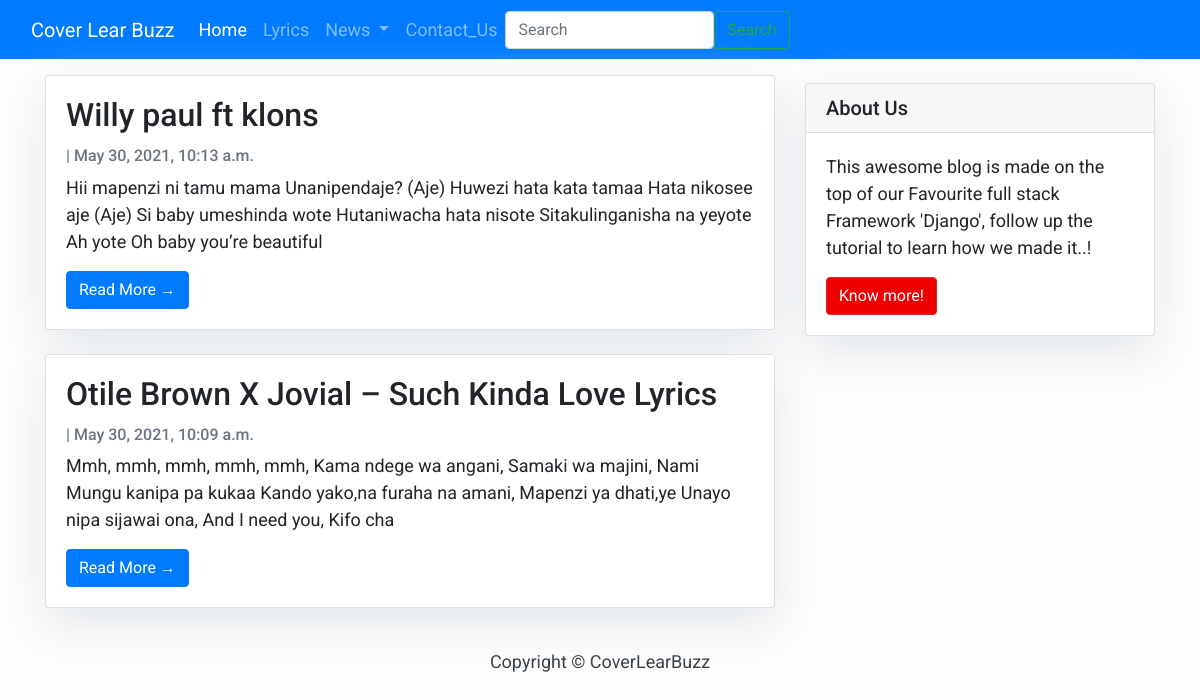
The page / on the database its author committed.
### lyricvideo/models.py (models this page shows, shortened)
class Post(models.Model):
       title=models.CharField(max_length=200, unique=True)
       slug = models.SlugField(max_length=200, unique=True)
       artist = models.ForeignKey(User, on_delete=models.CASCADE, related_name='blog_post')
       updated_on = models.DateTimeField
       content = models.TextField()
       created_on = models.DateTimeField(auto_now_add=True)
       status = models.IntegerField(choices=STATUS, default=0)
       class Meta:
           ordering = ['-created_on']

### lyricvideo/views.py (the view)
# urls.py: path('',views.PostList.as_view(), name='home'),
class PostList(generic.ListView):
    queryset = Post.objects.filter(status=1).order_by('-created_on')
    template_name = 'index.html'

### lyricvideo/templates/index.html (shortened to what this page needs)
{% extends "base.html" %}
{% block content %}
<div class="container">
    <div class="row">
        <div class="col-md-8 mt-3 left">
            {% for post in post_list %}
            <div class="card mb-4">
                <div class="card-body">
                    <h2 class="card-title">{{ post.title }}</h2>
                    <p class="card-text text-muted h6">{{ post.author }} | {{ post.created_on}} </p>
                    <p class="card-text">{{post.content|slice:":200" }}</p>
                    <a href="{% url 'post_detail' post.slug  %}" class="btn btn-primary">Read More &rarr;</a>
                </div>
            </div>
            {% endfor %}
        </div>
        {% block sidebar %} {% include 'sidebar.html' %} {% endblock sidebar %}
    </div>
</div>
{%endblock%}

### lyricvideo/templates/base.html (shortened to what this page needs)
<!DOCTYPE html>
<html>
<head>
    <link rel="stylesheet" href="https://maxcdn.bootstrapcdn.com/bootstrap/4.0.0/css/bootstrap.min.css"
/>
</head>
<body>
<nav class="navbar navbar-expand-lg navbar-dark bg-primary" id="mainNav">
    <div class="container-fluid">
           <a class="navbar-brand" href="{% url 'home' %}">Cover Lear Buzz </a>
        <div class="collapse navbar-collapse" id="navbarSupportedContent">
            <ul class="navbar-nav me-auto mb-2 mb-lg-0">
                <li class="nav-item">
                    <a class="nav-link active" aria-current="page" href="#">Home</a>
                </li>
                <li class="nav-item">
                    <a class="nav-link" href="#">Lyrics</a>
                </li>
                <li class="nav-item dropdown">
                    <a class="nav-link dropdown-toggle" href="#" id="navbarDropdown" role="button"
                       data-bs-toggle="dropdown" aria-expanded="false">
                        News
                    </a>
                </li>
                <li class="nav-item">
                    <a class="nav-link" href="#" tabindex="-1" >Contact_Us</a>
                </li>
            </ul>
            <form class="d-flex">
                <input class="form-control me-2" type="search" placeholder="Search" aria-label="Search">
                <button class="btn btn-outline-success" type="submit">Search</button>
            </form>
        </div>
    </div>
</nav>
{% block content %}{% endblock content %}
<footer class="py-3 bg-grey">
    <p class="m-0 text-dark text-center ">Copyright &copy; CoverLearBuzz</p>
</footer>
</body>
</html>

### lyricvideo/templates/sidebar.html (shortened to what this page needs)
{% block sidebar %}
<div class="col-md-4 float-right ">
<div class="card my-4">
        <h5 class="card-header">About Us</h5>
    <div class="card-body">
        <p class="card-text"> This awesome blog is made on the top of our Favourite full stack Framework 'Django', follow up the tutorial to learn how we made it..!</p>
        <a href="https://djangocentral.com/building-a-blog-application-with-django"
           class="btn btn-danger">Know more!</a>
    </div>
</div>
</div>
{% endblock sidebar %}

### lyricvideo/templates/base.html (style rules this page uses)
body { font-family: "Roboto", sans-serif; font-size: 17px; background-color: #fdfdfd; }
.btn-danger { color: #fff; background-color: #f00000; border-color: #dc281e; }

### lyricvideo/templates/index.html (style rules this page uses)
body { font-family: "Roboto", sans-serif; font-size: 18px; background-color: #fdfdfd; }
.card { box-shadow: 0 16px 48px #E3E7EB; }

### lyricvideo/templates/sidebar.html (style rules this page uses)
.card { box-shadow: 0 16px 48px #E3E7EB; }

### rows shown on the page
Post: title "Willy paul ft klons", created_on "May 30, 2021, 10:13 a.m.", content "Hii mapenzi ni tamu mama Unanipendaje? (Aje) Huwezi hata kata tamaa Hata nikosee aje (Aje) Si baby umeshinda wote Hutaniwacha hata nisote Sitakulinganisha na yeyote Ah yote Oh baby you’re beautiful"
Post: title "Otile Brown X Jovial – Such Kinda Love Lyrics", created_on "May 30, 2021, 10:09 a.m.", content "Mmh, mmh, mmh, mmh, mmh, Kama ndege wa angani, Samaki wa majini, Nami Mungu kanipa pa kukaa Kando yako,na furaha na amani, Mapenzi ya dhati,ye Unayo nipa sijawai ona, And I need you, Kifo cha"
